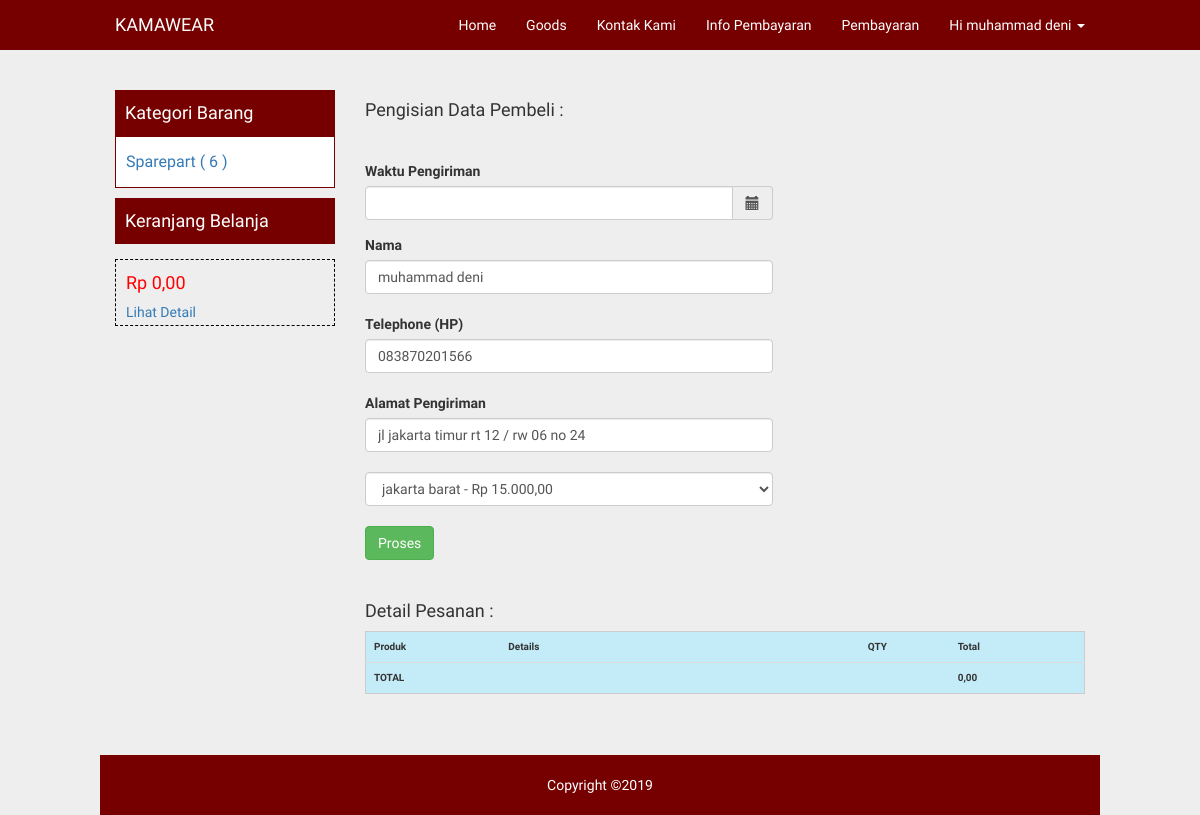
The app's page /order.php (signed in) with its own data.
### tables this page shows
CREATE TABLE IF NOT EXISTS `user` (
`id` int(5) NOT NULL,
  `nama` varchar(50) NOT NULL,
  `email` varchar(75) NOT NULL,
  `telephone` varchar(20) NOT NULL,
  `alamat` text NOT NULL,
  `password` varchar(100) NOT NULL,
  `status` enum('user','admin') NOT NULL
);

CREATE TABLE IF NOT EXISTS `kategori_produk` (
`id` int(3) NOT NULL,
  `nama` varchar(100) NOT NULL,
  `deskripsi` text NOT NULL
);

### inc/config.php (called while the page is built, shortened)
<?php
$url = "http://localhost/clothing/";

### order.php (the view, shortened to what this page needs)
<?php
	include"inc/config.php";
	include"layout/header.php";
	 $user = mysqli_fetch_object(mysqli_query($db, "SELECT*FROM user where id='$_SESSION[iam_user]'"));
?>
<div class="col-md-9">
	<div class="row">
		<div class="col-md-7">
			<h4>
				Pengisian Data Pembeli :
			</h4>
			<hr>
			<form action="" method="post" enctype="multipart/form-data">
				<label>Waktu Pengiriman</label><br>
				<div class="form-group">
					<div class='input-group date' id='datetimepicker'>
						<input type='text' class="form-control" name="tanggal_digunakan"
							value="<?php echo (!empty($_POST['tanggal_digunakan'])) ? $_POST['tanggal_digunakan'] : ''; ?>"
							required />
						<span class="input-group-addon">
							<span class="glyphicon glyphicon-calendar"></span>
						</span>
					</div>
				</div>
				<label>Nama</label><br>
				<input type="text" class="form-control" name="nama" required
					value="<?php echo (!empty($_POST['nama'])) ? $_POST['nama'] : $user->nama; ?>"><br>
				<label>Telephone (HP)</label><br>
				<input type="text" class="form-control" name="telephone" required
					value="<?php echo (!empty($_POST['telephone'])) ? $_POST['telephone'] : $user->telephone; ?>"><br>
				<label>Alamat Pengiriman</label><br>
				<input type="text" class="form-control" name="alamat" required
					value="<?php echo (!empty($_POST['alamat'])) ? $_POST['alamat'] : $user->alamat; ?>"><br>
				<select name="kota" required class="form-control">
					<?php
								$kota = mysqli_query($db, "select*from kota");
								while($kp = mysqli_fetch_array($kota)){
							?>
					<option value="<?php echo $kp['id']; ?>"><?php echo $kp['nama'] ?> -
						<?php echo "Rp ".number_format($kp['ongkir'], 2, ',', '.'); ?></option>
					<?php } ?>
				</select><br>
				<input type="submit" name="form-order" value="Proses" class="btn btn-success">
			</form>
		</div>
		<div class="col-md-12">
			<hr>
			<h4>
				Detail Pesanan :
			</h4>
			<table class="table table-striped" style="width:100%">
				<thead>
					<tr style="background:#c3ebf8;font-weight:bold;">
						<td style="width:15%"> Produk </td>
						<td style="width:40%">Details</td>
						<td style="width:10%">QTY</td>
						<td style="width:15%">Total</td>
					</tr>
				</thead>
				<tbody>
					<?php
						$total = 0;
					?>
					<tr style="background:#c3ebf8;font-weight:bold;">
						<td colspan="3">TOTAL</td>
						<td><?php echo number_format($total, 2, ',', '.') ?></td>
					</tr>
				</tbody>
			</table>
		</div>
	</div>
</div>
<?php include"layout/footer.php"; ?>

### layout/header.php (shortened to what this page needs)
<!DOCTYPE html>
<html lang="en">
<head>
  <link href="<?php echo $url ?>assets/bootstrap/css/bootstrap.css" rel="stylesheet">
  <link href="<?php echo $url ?>assets/bootstrap/css/datetimepicker.css" rel="stylesheet">
  <link href="<?php echo $url ?>assets/css/navbar-fixed-top.css" rel="stylesheet">
  <link href="<?php echo $url ?>assets/css/full-slider.css" rel="stylesheet">
  <link href="<?php echo $url ?>assets/css/style.css" rel="stylesheet">
</head>
<body>
  <nav class="navbar navbar-default navbar-fixed-top navbar-blue">
    <div class="container">
      <div class="navbar-header">
        <a class="navbar-brand" href="#">KAMAWEAR</a>
      </div>
      <div id="navbar" class="navbar-collapse collapse">
        <ul class="nav navbar-nav navbar-right">
          <li><a href="<?php echo $url ?>">Home</a></li>
          <li><a href="<?php echo $url ?>menu.php">Goods</a></li>
          <li><a href="<?php echo $url ?>kontak.php">Kontak Kami</a></li>
          <li><a href="<?php echo $url ?>info.php">Info Pembayaran</a></li>
          <?php if(!empty($_SESSION['iam_user'])){ ?>
          <?php
				$user = mysqli_fetch_object(mysqli_query($db, "SELECT*FROM user where id='$_SESSION[iam_user]'"));
			?>
          <li><a href="<?php echo $url ?>pembayaran.php">Pembayaran</a></li>
          <li class="dropdown">
            <a href="#" class="dropdown-toggle" data-toggle="dropdown" role="button" aria-haspopup="true"
              aria-expanded="false">Hi <?php echo $user->nama; ?> <span class="caret"></span></a>
          </li>
          <?php } ?>
        </ul>
      </div>
    </div>
  </nav>
  <div class="container" style="margin-top:20px;">
    <div class="row">
      <div class="col-md-3">
        <div
          style="color: #fff;background:#760000; width:100%; height:auto; padding-top:3px;padding-bottom:3px; padding-left:10px;">
          <h4>Kategori Barang</h4>
        </div>
        <ul class="kategori">
          <?php
					$kategori = mysqli_query($db, "SELECT * FROM kategori_produk");
					while($data = mysqli_fetch_array($kategori)){
				?>
          <li><a href="<?php echo $url; ?>menu.php?kategori=<?php echo $data['id'] ?>"><?php echo $data['nama']; ?> (
              <?php
						$ck = mysqli_num_rows(mysqli_query($db, "SELECT * FROM produk WHERE kategori_produk_id='$data[id]'"));
						if($ck > 0){ echo $ck; }else{ echo 0; } ?>
              )</a></li>
          <?php } ?>
        </ul>
        <div
          style="color: #fff;background:#760000; width:100%; height:auto; padding-top:3px;padding-bottom:3px; padding-left:10px; 	margin-bottom:15px;">
          <h4>Keranjang Belanja</h4>
        </div>
        <div
          style=" width:100%; height:auto; padding-top:3px;padding-bottom:3px; padding-left:10px; 	margin-bottom:15px; border: 1px dashed #000;">
          <?php
                            if(isset($_SESSION['cart'])){
                                $total = 0;
                                $cart = unserialize($_SESSION['cart']);
                                if($cart == ''){
                                    $cart = [];
                                }
                                foreach($cart as $id => $qty){
                                    $product = mysqli_fetch_array(mysqli_query($db, "select * from produk WHERE id='$id'"));
                                    if(isset($product)){
                                       $t = $qty * $product['harga'];
                                       $total += $t;
                                    }
                                }
                                echo '<h4 style="color:#f00;">Rp '. number_format($total, 2, ',', '.') .'</h4>';
                            }else{
                                echo '<h4 style="color:#f00;">Rp 0,00</h4>';
                            }
                        ?>
          <a href="<?php echo $url; ?>keranjang.php">Lihat Detail</a>
        </div>
        <div class="row col-md-12">
        </div>
        <div class="row col-md-12">
          <hr>
        </div>
      </div>

### assets/css/navbar-fixed-top.css (style rules this page uses)
body { padding-top: 70px; }

### assets/css/style.css (style rules this page uses)
@media (min-width: 768px) { .container { width: 750px; } }
@media (min-width: 992px) { .container { width: 970px; } }
@media (min-width: 1200px) { .container { width: 1000px; } }
.kategori li { list-style: none; margin-left: -40px; font-size: 16px; line-height: 30px; }
.table { border: 1px solid#CCC; }
table td, table th { padding: 10px; font-size: 10px; }
* { transition: all 200ms ease-in-out; }
body { background-color: #EEE; font-family: 'Fjalla One', sans-serif; }
.navbar-blue { background-color: #760000; border: none; color: #FFF; }
.navbar-blue .navbar-brand { color: #FFF; }
.navbar-blue .navbar-nav li>a { color: #FFF; }
.kategori { border: 1px solid#760000; background-color: #FFF; }
.kategori li { padding: 10px; }

### records on screen
user: nama "muhammad deni", telephone "083870201566", alamat "jl jakarta timur rt 12 / rw 06 no 24"
kategori_produk: nama "Sparepart", ck "6"

### other values on screen
$total "0,00"
form field kota "jakarta barat - Rp 15.000,00"
